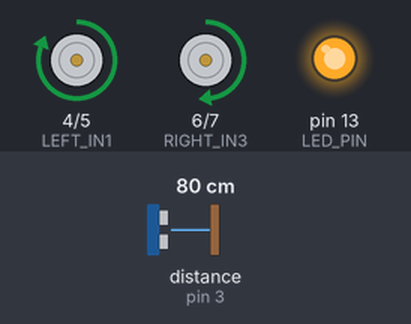
Bench run of a sketch on a simulated Arduino Nano, built with avr-gcc and run on an emulated ATmega328P. Shown: motor-driver pin pairs drawn as motors (green arrow = first pin HIGH = forward, orange = second pin HIGH = backward, longer = more drive), output pins drawn as LEDs (lit = HIGH). Wiring (inferred from the names in the program): ultrasonic range finder: trigger pin 2; echo pin 3. Inputs (shaded band) come from the test bench; at power-on: distance to the obstacle (sensor on pin 3) 80 cm. The echo pulse lasts 58.3 µs per cm; random numbers use the default seed unless the sketch sets one; pins used as bus, display or sensor lines are not drawn.

Above: at 1.2 s.
1.3 s: distance to the obstacle (sensor on pin 3) set to 45 cm
At 3.08 s:
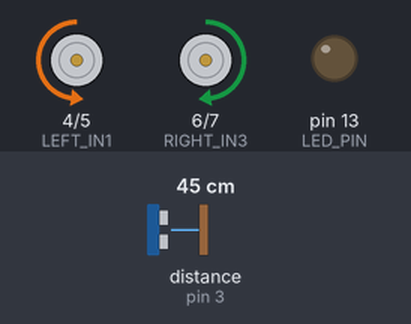
4.3 s: distance to the obstacle (sensor on pin 3) set to 37 cm
At 4.45 s:
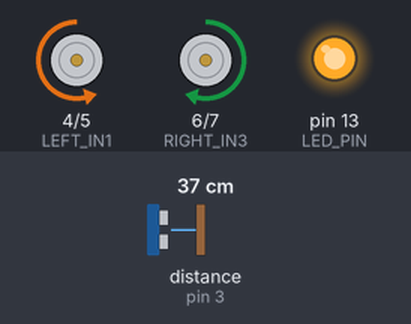
At 6.59 s:
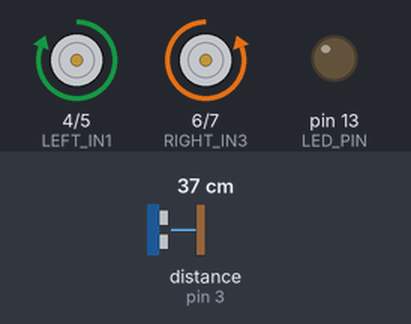
7.3 s: distance to the obstacle (sensor on pin 3) set to 60 cm
Timing chart, 0 to 35.5 s (numbered marks = the images above; inputs shaded):
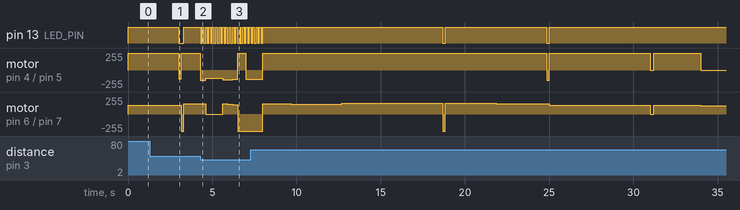

The sketch:

TwirlyRover.ino
```cpp
// Вертлявый ровер на Arduino Nano, избегающий препятствия. После сорока секунд активности десять секунд отдыхает.
// Новый скетч для  https://leorodx.github.io/Arduino-test-rover
// By Terre & Co, 2025

#include <stdlib.h> // Для random()

#define LED_PIN 13
#define TRIG_PIN 2
#define ECHO_PIN 3
#define LEFT_IN1 4
#define LEFT_IN2 5
#define RIGHT_IN3 6
#define RIGHT_IN4 7

// Настройки поведения
#define OBSTACLE_DISTANCE 40    // см до препятствия
#define AVOIDANCE_TIME 40000   // 60 сек активность
#define REST_TIME 10000        // 10 сек отдыха
#define MIN_SPEED 130          // Минимальная скорость
#define MAX_SPEED 160          // Максимальная скорость
#define TURN_VARIATION 300     // Вариация времени поворота (мс)
#define IDLE_MOVEMENT_TIME 3000 // Время между случайными движениями

enum BehaviorState {
  EXPLORING,          // Плавное движение вперед
  AVOIDING,           // Уклонение от препятствия
  RESTING,            // Отдых (стоянка)
  CURIOUS_TURN,       // Любопытный поворот
  BACKING_OFF         // Отъезд назад
};

BehaviorState currentState = EXPLORING;
unsigned long stateStartTime = 0;
unsigned long modeStartTime = 0;
unsigned long lastIdleMove = 0;
int currentSpeed = MIN_SPEED;
bool isActiveMode = true;

void setup() {
  pinMode(LED_PIN, OUTPUT);
  pinMode(TRIG_PIN, OUTPUT);
  pinMode(ECHO_PIN, INPUT);
  pinMode(LEFT_IN1, OUTPUT);
  pinMode(LEFT_IN2, OUTPUT);
  pinMode(RIGHT_IN3, OUTPUT);
  pinMode(RIGHT_IN4, OUTPUT);

  randomSeed(analogRead(0)); // Инициализация генератора случайных чисел
  modeStartTime = millis();
}

void loop() {
  unsigned long currentTime = millis();
  float distance = getDistance();

  // Переключение между активным режимом и отдыхом
  if (isActiveMode && (currentTime - modeStartTime >= AVOIDANCE_TIME)) {
    switchToResting();
  } else if (!isActiveMode && (currentTime - modeStartTime >= REST_TIME)) {
    switchToActive();
  }

  // Основная логика поведения
  switch (currentState) {
    case EXPLORING:
      behaveExploring(currentTime, distance);
      break;

    case AVOIDING:
      behaveAvoiding(currentTime);
      break;

    case RESTING:
      behaveResting(currentTime);
      break;

    case CURIOUS_TURN:
      behaveCuriousTurn(currentTime);
      break;

    case BACKING_OFF:
      behaveBackingOff(currentTime, distance);
      break;
  }

  updateLED(currentTime);
}

void switchToResting() {
  isActiveMode = false;
  modeStartTime = millis();
  currentState = RESTING;
  stopMotors();
  Serial.println("Переход в режим отдыха");
}

void switchToActive() {
  isActiveMode = true;
  modeStartTime = millis();
  currentState = EXPLORING;
  currentSpeed = random(MIN_SPEED, MAX_SPEED);
  Serial.println("Переход в активный режим");
}

void behaveExploring(unsigned long currentTime, float distance) {
  // Плавное движение вперед с случайными изменениями
  if (currentTime - lastIdleMove > IDLE_MOVEMENT_TIME) {
    // Случайное изменение поведения
    int behaviorChoice = random(0, 100);

    if (behaviorChoice < 70) { // 70% продолжать движение
      currentSpeed = constrain(currentSpeed + random(-20, 20), MIN_SPEED, MAX_SPEED);
      moveForward(currentSpeed);
    }
    else if (behaviorChoice < 90) { // 20% случайный поворот
      currentState = CURIOUS_TURN;
      stateStartTime = currentTime;
      if (random(0, 2)) {
        turnLeft(random(100, 100 + TURN_VARIATION));
      } else {
        turnRight(random(100, 100 + TURN_VARIATION));
      }
      return;
    }
    else { // 10% остановка
      stopMotors();
      delay(random(100, 300));
    }

    lastIdleMove = currentTime;
  }

  // Проверка препятствий
  if (distance < OBSTACLE_DISTANCE && distance > 0) {
    currentState = AVOIDING;
    stateStartTime = currentTime;

    // Выбор стратегии избегания
    int avoidStrategy = random(0, 100);
    if (avoidStrategy < 40) { // 40% поворот налево
      turnLeft(random(300, 300 + TURN_VARIATION));
    }
    else if (avoidStrategy < 80) { // 40% поворот направо
      turnRight(random(300, 300 + TURN_VARIATION));
    }
    else { // 20% отъезд назад
      currentState = BACKING_OFF;
      moveBackward(MIN_SPEED);
    }
  }
  else {
    moveForward(currentSpeed);
  }
}

void behaveAvoiding(unsigned long currentTime) {
  // После завершения времени поворота возвращаемся к исследованию
  if (currentTime - stateStartTime > TURN_VARIATION) {
    currentState = EXPLORING;
    currentSpeed = random(MIN_SPEED, MAX_SPEED);
  }
}

void behaveResting(unsigned long currentTime) {
  // Случайные подрагивания во время отдыха
  if (random(0, 1000) < 5) { // 0.5% chance
    int flicker = random(1, 4);
    for (int i = 0; i < flicker; i++) {
      moveForward(MIN_SPEED/2);
      delay(50);
      stopMotors();
      delay(100);
    }
  }
}

void behaveCuriousTurn(unsigned long currentTime) {
  if (currentTime - stateStartTime > TURN_VARIATION/2) {
    currentState = EXPLORING;
    currentSpeed = random(MIN_SPEED, MAX_SPEED);
  }
}

void behaveBackingOff(unsigned long currentTime, float distance) {
  if (distance > OBSTACLE_DISTANCE * 1.5 || currentTime - stateStartTime > 1000) {
    currentState = EXPLORING;
    currentSpeed = random(MIN_SPEED, MAX_SPEED);
  } else {
    moveBackward(constrain(currentSpeed - 20, MIN_SPEED/2, MAX_SPEED));
  }
}

void updateLED(unsigned long currentTime) {
  if (currentState == RESTING) {
    // Медленное дыхание в режиме отдыха
    int brightness = (currentTime / 20) % 255;
    analogWrite(LED_PIN, brightness < 128 ? brightness : 255 - brightness);
  }
  else if (currentState == AVOIDING || currentState == BACKING_OFF) {
    // Частое мигание при избегании
    digitalWrite(LED_PIN, (currentTime % 200) < 100 ? HIGH : LOW);
  }
  else {
    // Нормальное свечение при исследовании
    analogWrite(LED_PIN, currentState == EXPLORING ? 255 : 50);
  }
}

float getDistance() {
  digitalWrite(TRIG_PIN, LOW);
  delayMicroseconds(2);
  digitalWrite(TRIG_PIN, HIGH);
  delayMicroseconds(10);
  digitalWrite(TRIG_PIN, LOW);

  long duration = pulseIn(ECHO_PIN, HIGH);
  return duration * 0.034 / 2;
}

void moveForward(int speed) {
  analogWrite(LEFT_IN1, speed);
  analogWrite(LEFT_IN2, 0);
  analogWrite(RIGHT_IN3, speed);
  analogWrite(RIGHT_IN4, 0);
}

void moveBackward(int speed) {
  analogWrite(LEFT_IN1, 0);
  analogWrite(LEFT_IN2, speed);
  analogWrite(RIGHT_IN3, 0);
  analogWrite(RIGHT_IN4, speed);
}

void turnLeft(int duration) {
  analogWrite(LEFT_IN1, 0);
  analogWrite(LEFT_IN2, currentSpeed);
  analogWrite(RIGHT_IN3, currentSpeed);
  analogWrite(RIGHT_IN4, 0);
}

void turnRight(int duration) {
  analogWrite(LEFT_IN1, currentSpeed);
  analogWrite(LEFT_IN2, 0);
  analogWrite(RIGHT_IN3, 0);
  analogWrite(RIGHT_IN4, currentSpeed);
}

void stopMotors() {
  analogWrite(LEFT_IN1, 0);
  analogWrite(LEFT_IN2, 0);
  analogWrite(RIGHT_IN3, 0);
  analogWrite(RIGHT_IN4, 0);
}
```

Measured:
- the behaviour switches between 41 and 40 cm on distance to the obstacle (sensor on pin 3) (found by bisection; images 1 and 2)
- after the input at 4.3 s, pin 13 (LED_PIN): HIGH → LOW at once, then moves between LOW and HIGH, repeating every 0.80 s; motor on pin 4 (LEFT_IN1) / pin 5 (LEFT_IN2): forward 255/255 → backward 152/255 at once, → backward 125/255 0.31 s later, → backward 143/255 1.0 s later, → backward 146/255 0.30 s later, … (7 changes in this stretch)
